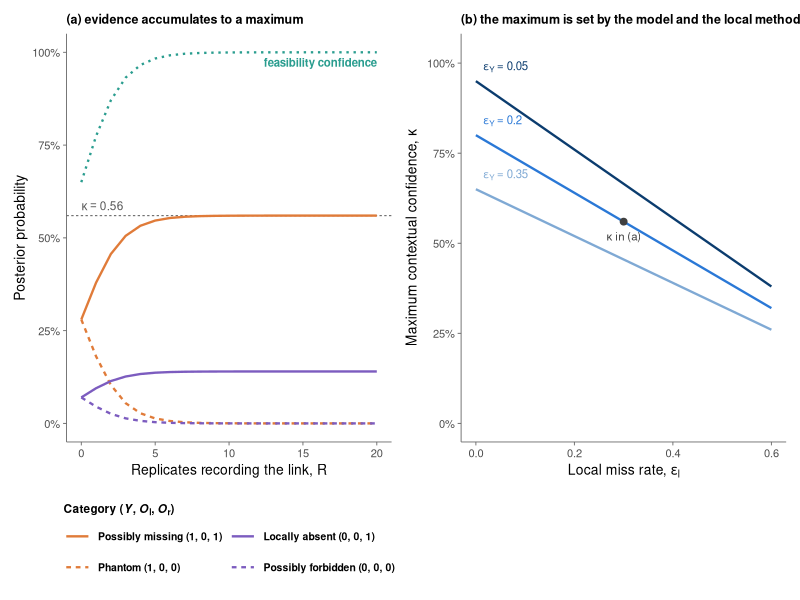
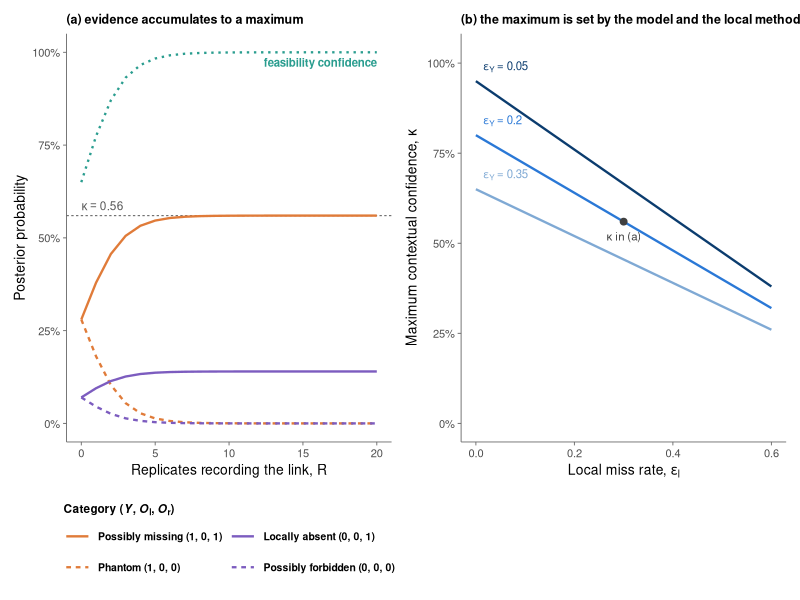

R code for these plots, in order:
## ---------------------------------------------------------------------------
## Main-text figure (fig:main_accumulation): what replicate evidence buys,
## and what it cannot.
## (a) Confidence accumulates with consistent detections but stops at kappa,
##     while the aggregate feasibility confidence phi is not bounded by it.
## (b) kappa = (1 - eps_Y)(1 - eps_l) is a property of the model and the local
##     method alone; the rule in (a) is one point on these curves.
## Symmetric rates throughout, matching the likelihood printed in the section.
## ---------------------------------------------------------------------------

library(ggplot2)
library(patchwork)

eY <- 0.20; eL <- 0.30            # model and local error rates
p1 <- 0.105; p0 <- 0.05           # per-replicate recording probability
Rs <- 0:20

## eight categories as (z_Y, z_l, z_r); evidence is Y = 1, O_l = 0
sig <- rbind(c(1,1,1), c(1,1,0), c(1,0,1), c(1,0,0),
             c(0,1,1), c(0,1,0), c(0,0,1), c(0,0,0))
rownames(sig) <- c("recurrent","locally unique","possibly missing","phantom",
                   "model-elusive","weakly-supported","locally absent",
                   "possibly forbidden")

post <- function(R) {                       # detected in every replicate
  w  <- ifelse(sig[,1] == 1, 1 - eY, eY) *
        ifelse(sig[,2] == 0, 1 - eL, eL)    # symmetric local axis
  pr <- ifelse(sig[,3] == 1, p1, p0)^R
  L  <- w * pr
  L / sum(L)
}

P   <- t(sapply(Rs, post)); colnames(P) <- rownames(sig)
kap <- (1 - eY) * (1 - eL)                  # 0.56

## two pairs of categories, each pair differing only in the replicate bit
lev <- c("Possibly missing","Phantom","Locally absent","Possibly forbidden")
key <- c("Possibly missing (1, 0, 1)", "Phantom (1, 0, 0)",
         "Locally absent (0, 0, 1)",  "Possibly forbidden (0, 0, 0)")
dat_a <- rbind(
  data.frame(R = Rs, y = P[,"possibly missing"],   k = lev[1]),
  data.frame(R = Rs, y = P[,"phantom"],            k = lev[2]),
  data.frame(R = Rs, y = P[,"locally absent"],     k = lev[3]),
  data.frame(R = Rs, y = P[,"possibly forbidden"], k = lev[4]))
dat_a$k <- factor(dat_a$k, levels = lev)
cols <- setNames(c("#E07B39","#E07B39","#7C5CBF","#7C5CBF"), lev)
ltys <- setNames(c("solid","22","solid","22"), lev)

phi <- data.frame(R = Rs, y = 1 - P[,"phantom"] - P[,"possibly forbidden"])

pct <- function(x) paste0(round(100 * x), "%")

pa <- ggplot(dat_a, aes(R, y, colour = k, linetype = k)) +
  geom_hline(yintercept = kap, linetype = "22", colour = "grey45",
             linewidth = 0.4) +
  annotate("text", x = 0, y = kap, label = "kappa == 0.56", parse = TRUE,
           hjust = 0, vjust = -0.6, size = 3, colour = "grey35",
           fontface = "bold") +
  geom_line(data = phi, aes(R, y), inherit.aes = FALSE, colour = "#2A9D8F",
            linewidth = 0.8, linetype = "12") +
  annotate("text", x = 20, y = 1, label = "feasibility confidence", hjust = 1,
           vjust = 1.6, size = 2.9, colour = "#2A9D8F", fontface = "bold") +
  geom_line(linewidth = 0.8) +
  scale_colour_manual(values = cols, labels = key,
                      name = expression(bold("Category ") *
                        bold("(") * bolditalic(Y) * bold(", ") *
                        bolditalic(O)[bold(l)] * bold(", ") *
                        bolditalic(O)[bold(r)] * bold(")"))) +
  scale_linetype_manual(values = ltys, labels = key,
                        name = expression(bold("Category ") *
                          bold("(") * bolditalic(Y) * bold(", ") *
                          bolditalic(O)[bold(l)] * bold(", ") *
                          bolditalic(O)[bold(r)] * bold(")"))) +
  scale_y_continuous(limits = c(0, 1), labels = pct) +
  scale_x_continuous(breaks = seq(0, 20, 5)) +
  labs(title = "(a) evidence accumulates to a maximum",
       x = "Replicates recording the link, R", y = "Posterior probability") +
  guides(colour = guide_legend(nrow = 2, title.position = "top"),
         linetype = guide_legend(nrow = 2, title.position = "top"))

## ---- (b) the ceiling itself -------------------------------------------------
eYs <- c(0.05, 0.20, 0.35)
dat_b <- do.call(rbind, lapply(eYs, function(e)
  data.frame(eY = e, eL = seq(0, 0.6, by = 0.005),
             kap = (1 - e) * (1 - seq(0, 0.6, by = 0.005)))))
dat_b$eY <- factor(dat_b$eY, levels = eYs)
labs_b <- data.frame(eY = factor(eYs, levels = eYs), eL = 0.015,
                     kap = (1 - eYs),
                     lab = paste0("epsilon[Y] == ", eYs))
blues <- setNames(c("#0B3C6E","#2A78D6","#7FA9D4"), eYs)

pb <- ggplot(dat_b, aes(eL, kap, colour = eY)) +
  geom_line(linewidth = 0.8) +
  geom_text(data = labs_b, aes(label = lab), parse = TRUE, hjust = 0,
            vjust = -0.8, size = 2.9, show.legend = FALSE, fontface = "bold") +
  annotate("point", x = eL, y = kap, size = 2, colour = "grey25") +
  annotate("text", x = eL, y = kap, label = "kappa~plain(\"in (a)\")", parse = TRUE, fontface = "bold", hjust = 0.5,
           vjust = 1.9, size = 2.9, colour = "grey25") +
  scale_colour_manual(values = blues, guide = "none") +
  scale_y_continuous(limits = c(0, 1.03), labels = pct) +
  labs(title = "(b) the maximum is set by the model and the local method",
       x = expression("Local miss rate, " * epsilon[l]),
       y = expression("Maximum contextual confidence, " * kappa))

base <- theme_classic(base_size = 10) +
  theme(legend.position = "bottom", legend.key.width = unit(20, "pt"),
        legend.text = element_text(face = "bold", size = 7.5),
        legend.title = element_text(size = 8.5),
        plot.title = element_text(size = 9, hjust = 0, face = "bold"),
        axis.line = element_line(colour = "grey40", linewidth = 0.3),
        axis.ticks = element_line(colour = "grey40", linewidth = 0.3))

fig <- (pa + pb) & base
ggsave("main_accumulation.pdf", fig, width = 9.0, height = 3.8)
ggsave("main_accumulation.png", fig, width = 9.0, height = 3.8, dpi = 300)

cat(sprintf("kappa = %.3f\n", kap))
print(round(100 * data.frame(R = Rs, pm = P[,"possibly missing"],
      ph = P[,"phantom"], phi = 1 - P[,"phantom"] - P[,"possibly forbidden"])[c(1,2,4,6,11,21),-1], 1))
